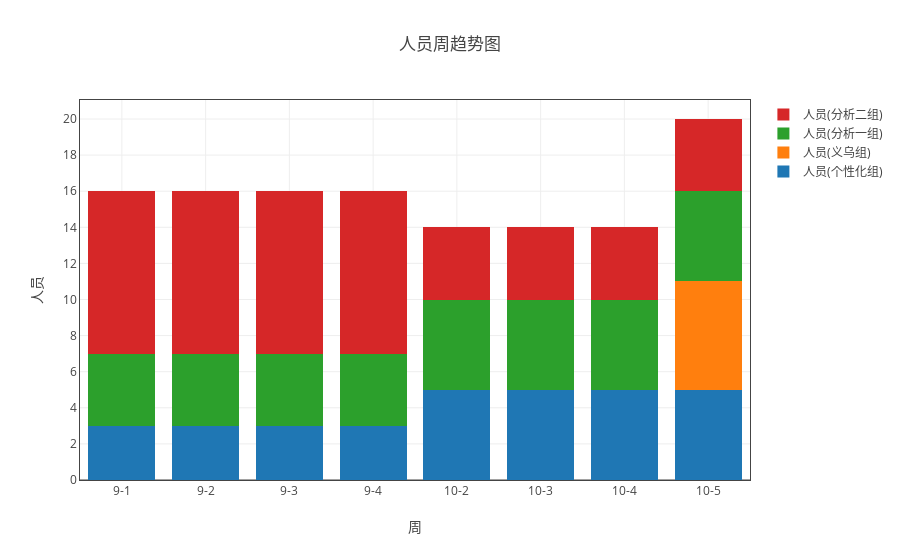

The cell this chart's notebook holds for it:
### Markdown cell above
## 各组人员情况

### Code cell
ss = myModule.format(all_df1 ,"日期（格式“月-周次”）" ,['人员'])
ss.add_group('组别')
myModule.myPlot(myModule.sort_by_index(ss.groupby('count'))).plot('stack_bar')

### Figure 1 — Plotly figure (JSON) as saved in the notebook; plotly's stock layout.template omitted (floating-point values rounded to 4 significant figures)
{"data": [{"name": "人员(个性化组)", "type": "bar", "uid": "2153f526-e1a0-11e8-8ddb-a41f72875c19", "x": ["9-1", "9-2", "9-3", "9-4", "10-2", "10-3", "10-4", "10-5"], "y": [3, 3, 3, 3, 5, 5, 5, 5]}, {"name": "人员(义乌组)", "type": "bar", "uid": "2153f527-e1a0-11e8-8ddb-a41f72875c19", "x": ["9-1", "9-2", "9-3", "9-4", "10-2", "10-3", "10-4", "10-5"], "y": [null, null, null, null, null, null, null, 6]}, {"name": "人员(分析一组)", "type": "bar", "uid": "2153f528-e1a0-11e8-8ddb-a41f72875c19", "x": ["9-1", "9-2", "9-3", "9-4", "10-2", "10-3", "10-4", "10-5"], "y": [4, 4, 4, 4, 5, 5, 5, 5]}, {"name": "人员(分析二组)", "type": "bar", "uid": "2153f529-e1a0-11e8-8ddb-a41f72875c19", "x": ["9-1", "9-2", "9-3", "9-4", "10-2", "10-3", "10-4", "10-5"], "y": [9, 9, 9, 9, 4, 4, 4, 4]}], "layout": {"barmode": "stack", "title": "人员周趋势图", "xaxis": {"mirror": "all", "nticks": 20, "showgrid": true, "showline": true, "title": "周", "type": "category", "zeroline": true}, "yaxis": {"mirror": "all", "nticks": 20, "showgrid": true, "showline": true, "title": "人员", "zeroline": true}}}
